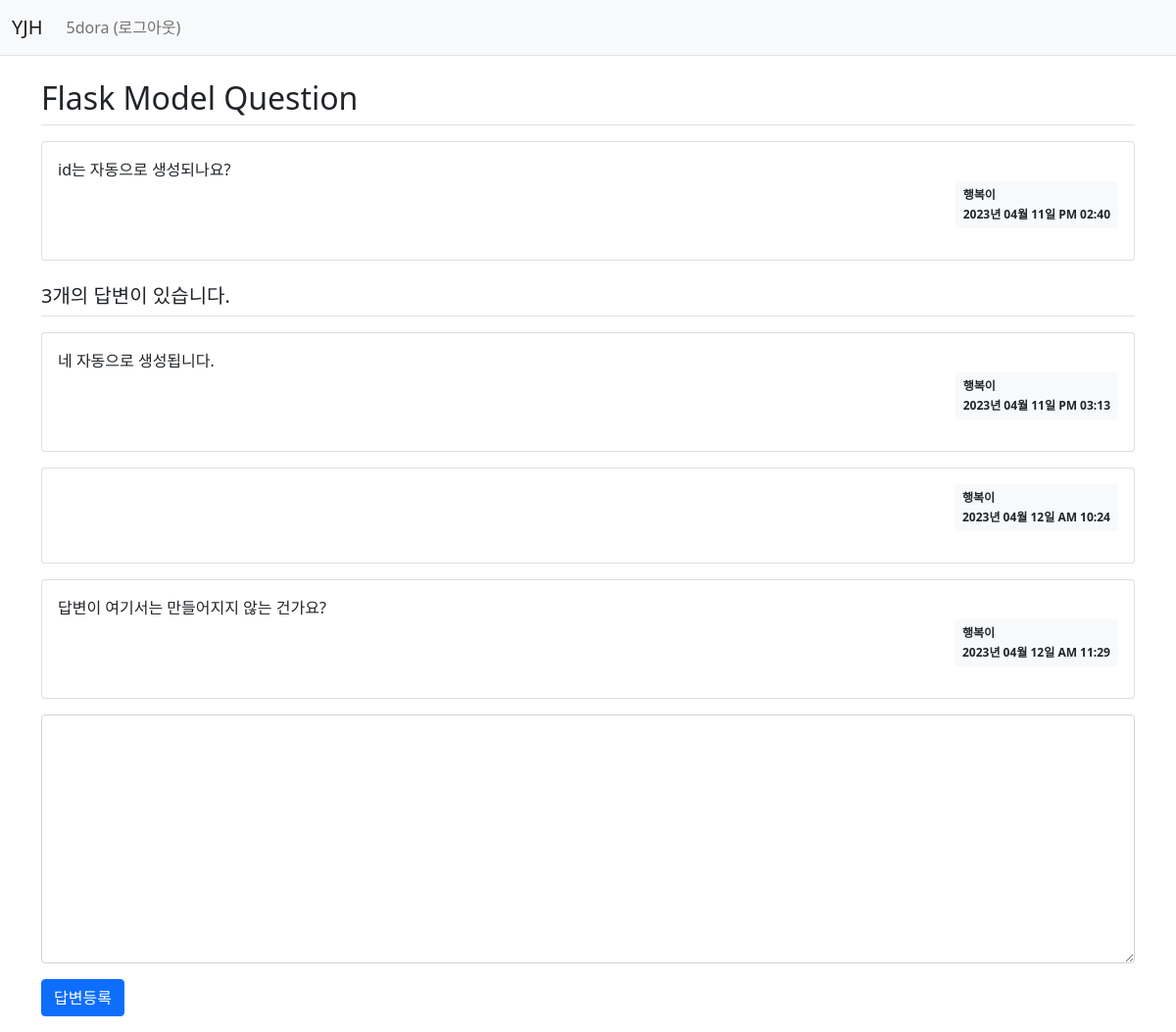
The page /question/detail/2/ (signed in) on the database its author committed.
### yjh/models.py (models this page shows)
class User(db.Model):
    id = db.Column(db.Integer, primary_key=True)
    username = db.Column(db.String(150), unique=True, nullable=False) # unique 중복 x
    password = db.Column(db.String(200), nullable=False)
    email = db.Column(db.String(120), unique=True, nullable=False)

class Question(db.Model):  #Question = table name
    id = db.Column(db.Integer, primary_key=True) # 컬럼 만들기
    subject = db.Column(db.String(200), nullable=False)
    content = db.Column(db.Text(), nullable=False)
    create_date = db.Column(db.DateTime(), nullable=False)
    user_id = db.Column(db.Integer, db.ForeignKey('user.id', ondelete='CASCADE'), nullable=False)
    user = db.relationship('User', backref=db.backref('question_set'))
    modify_date = db.Column(db.DateTime(), nullable=True)
    views = db.Column(db.Integer, nullable=False, default=0)

class Answer(db.Model):
    id = db.Column(db.Integer, primary_key=True)
    question_id = db.Column(db.Integer, db.ForeignKey('question.id', ondelete='CASCADE')) #
    question = db.relationship('Question', backref=db.backref('answer_set'))
    content = db.Column(db.Text(), nullable=False)
    create_date = db.Column(db.DateTime(), nullable=False)
    user_id = db.Column(db.Integer, db.ForeignKey('user.id', ondelete='CASCADE'), nullable=False)
    user = db.relationship('User', backref=db.backref('answer_set'))
    modify_date = db.Column(db.DateTime(), nullable=True)

### yjh/views/question_views.py (the view)
@bp.route('/detail/<int:question_id>/')
def detail(question_id):
    form = AnswerForm()
    question = Question.query.get_or_404(question_id)
    if question.views is None:
        question.views = 1
    else:
        question.views += 1
    db.session.commit()
    return render_template('question/question_detail.html', question=question, form=form)

### yjh/forms.py
class AnswerForm(FlaskForm): # 답변 등록 폼 추가하기
    content = TextAreaField('내용', validators=[DataRequired('내용은 필수입력 항목입니다.')])

### yjh/filter.py (called while the page is built)
def format_datetime(value, fmt='%Y년 %m월 %d일 %p %I:%M'):
    return value.strftime(fmt)

### yjh/views/auth_views.py (called while the page is built)
@bp.before_app_request # 요청하기 전에 (가장)먼저 실행하기 _ 가장 먼저 실행되는 annotation..?
def load_logged_in_user():
    user_id = session.get('user_id')
    if user_id is None:
        g.user = None
    else:
        g.user = User.query.get(user_id)

### yjh/templates/question/question_detail.html (shortened to what this page needs)
<!DOCTYPE html>
<html lang="en">
<head>
</head>
<body>
{% extends 'base.html' %}
{% block content %}
<div class="container my-3">
    <h2 class="border-bottom py-2">{{ question.subject }}</h2>
    <div class="card my-3">
        <div class="card-body">
            <div class="card-text" style="white-space: pre-line;">{{ question.content }}</div>
            <div class="d-flex justify-content-end">
                <div class="badge bg-light text-dark p-2 text-start">
                    <div class="mb-2">{{ question.user.username }}</div>
                    <div>{{ question.create_date|datetime  }}</div>
                </div>
            </div>
        </div>
    </div>
    <h5 class="border-bottom my-3 py-2">{{ question.answer_set|length }}개의 답변이 있습니다.</h5>
    {% for answer in question.answer_set %}
    <div class="card my-3">
        <div class="card-body">
            <div class="card-text" style="white-space: pre-line;">{{ answer.content }}</div>
            <div class="d-flex justify-content-end">
                <div class="badge bg-light text-dark p-2 text-start">
                    <div class="mb-2">{{ answer.user.username }}</div>
                    <div>{{ answer.create_date|datetime }}</div>
                </div>
            </div>
        </div>
    </div>
    {% endfor %}
    <form action="{{ url_for('answer.create', question_id=question.id) }}" method="post" class="my-3">
        <div class="mb-3">
            <textarea {% if not g.user %}disabled{% endif %}
                    name="content" id="content" class="form-control" rows="10"></textarea>
        </div>
        <input type="submit" value="답변등록" class="btn btn-primary">
    </form>
</div>
{% endblock %}

### yjh/templates/navbar.html (shortened to what this page needs)
<!DOCTYPE html>
<html lang="en">
<head>
</head>
<body>
<nav class="navbar navbar-expand-lg navbar-light bg-light border-bottom">
    <div class="container-fluid">
        <a class="navbar-brand" href="{{ url_for('main.index') }}">YJH</a>
        <div class="collapse navbar-collapse" id="navbarSupportedContent">
            {% if g.user %}
            <ul class="navbar-nav">
                <li class="nav-item ">
                    <a class="nav-link" href="{{ url_for('auth.logout') }}">{{ g.user.username }} (로그아웃)</a>
                </li>
            </ul>
            {% endif %}
        </div>
    </div>
</nav>
</body>
</html>

### rows shown on the page
User: user.username "5dora"
Question: subject "Flask Model Question", content "id는 자동으로 생성되나요?", create_date "2023년 04월 11일 PM 02:40"
User: user.username "행복이"
Answer: content "네 자동으로 생성됩니다.", user.username "행복이", create_date "2023년 04월 11일 PM 03:13"
Answer: user.username "행복이", create_date "2023년 04월 12일 AM 10:24"
Answer: content "답변이 여기서는 만들어지지 않는 건가요?", user.username "행복이", create_date "2023년 04월 12일 AM 11:29"

### other values the page prints
{{ question.answer_set|length }} "3"
